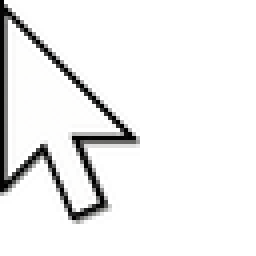
#> input picture assets/cursors-src/arrow.png, 64 x 64 px (shown 4 times larger); its folder holds 4 pictures in this run
$ python pack_cursor_assets.py
#> lines starting #> are read from the running program, lines starting #| are printed output that depends on the picture
#!/usr/bin/env python3
"""把 Codex 生成的高清光标 PNG 打包成 compositor 消费的 `.lc2` 资产。

普通构建只消费 `assets/cursor*.lc2`；本脚本只在更换光标图形时手动运行
（需要 Pillow，优先使用 `target/fontenv` 虚拟环境）。它取代了旧的程序化
1bpp 绘制脚本（generate_cursor*.py），改由 `assets/cursors-src/*.png` 提供
真彩带 alpha 的图形。

输入：`assets/cursors-src/{arrow,pointer,resize-ns,resize-ew,resize-nesw,
resize-nwse}.png`，每个 64×64 RGBA。
输出：对应的 `assets/cursor{,-pointer,-resize-ns,...}.lc2`。

文件布局（小端，与 `user/compositor/src/cursor.rs` 的解析契约一致）：
8B magic `LCR2\\0\\0\\0\\x02`、u32 width、u32 height、u32 hot_x、u32 hot_y，随后
width*height*4 字节
**预乘** ARGB8888，行主序、上到下。每像素 4 字节按 `[B, G, R, A]` 顺序存放，
使 compositor 侧 `u32::from_le_bytes` 得到 `0xAARRGGBB`——正是 scanout 的
`over()` 期望的预乘形式（直 alpha 会让柔和边缘过亮）。
"""

from __future__ import annotations

import hashlib
import struct
from pathlib import Path

try:
    from PIL import Image
except ModuleNotFoundError as error:
    raise SystemExit(
        "pack-cursor-assets requires Pillow; normal builds consume the checked .lc2 assets"
    ) from error

ROOT = Path(__file__).resolve().parents[1]
SOURCE = ROOT / "assets/cursors-src"
MAGIC = b"LCR2\0\0\0\x02"
# 光标物理边长。源图 64×64 高清绘制，按此尺寸抗锯齿降采样后打包；
# 48 物理像素对应 HiDPI 下的 24 逻辑像素。
SIZE = 48

# 源 PNG 文件名 →（输出 .lc2 文件名，目标 48×48 物理像素热点）。热点是图形语义的一部分；
# 若只在 compositor 按 shape index 猜测，换图后指尖与 pointer position 会再次分离。
SHAPES = {
    "arrow": ("cursor", (0, 0)),
    "pointer": ("cursor-pointer", (18, 0)),
    "resize-ns": ("cursor-resize-ns", (24, 24)),
    "resize-ew": ("cursor-resize-ew", (24, 24)),
    "resize-nesw": ("cursor-resize-nesw", (24, 24)),
    "resize-nwse": ("cursor-resize-nwse", (24, 24)),
}


def pack(image: Image.Image, hotspot: tuple[int, int]) -> bytes:
    """把 RGBA 图像及其语义热点打包为 checked cursor asset。"""
    hot_x, hot_y = hotspot
    if not (0 <= hot_x < SIZE and 0 <= hot_y < SIZE):
        raise ValueError(f"cursor hotspot outside {SIZE}x{SIZE}: {hotspot!r}")
    payload = bytearray()
    for y in range(SIZE):
        for x in range(SIZE):
            r, g, b, a = image.getpixel((x, y))
            # 预乘：颜色通道按 alpha 缩放，over() 直接相加不再乘 alpha。
            # +127 后整除 255 做四舍五入，与 Rust 侧 over() 的舍入一致。
            pr = (r * a + 127) // 255
            pg = (g * a + 127) // 255
            pb = (b * a + 127) // 255
            payload.extend((pb, pg, pr, a))
    return MAGIC + struct.pack("<IIII", SIZE, SIZE, hot_x, hot_y) + bytes(payload)


def main() -> None:
    """把每个源 PNG 打包为对应的 `.lc2` 并打印 identity。"""
    for source_name, (output_name, hotspot) in SHAPES.items():
        source = SOURCE / f"{source_name}.png"
        image = Image.open(source).convert("RGBA")
#> image is the input picture: PIL image 64x64 RGBA; mean R, G, B, A 48.9, 48.6, 48.7, 58.7
        # 源图为高清绘制（≥ SIZE）；抗锯齿降采样到目标物理尺寸，保清晰控大小。
        if image.size != (SIZE, SIZE):
            image = image.resize((SIZE, SIZE), Image.LANCZOS)
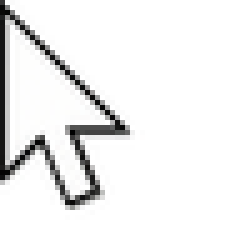
#> image: PIL image 48x48 RGBA (shown 5 times larger); mean R, G, B, A 46.7, 46.5, 46.4, 58.8; transparent parts drawn white
        blob = pack(image, hotspot)
        output = ROOT / "assets" / f"{output_name}.lc2"
        output.write_bytes(blob)
        print(
            f"{output}: {SIZE}x{SIZE}, hotspot={hotspot}, {len(blob)} bytes, "
            f"sha256={hashlib.sha256(blob).hexdigest()}"
        )
#| assets/cursor.lc2: 48x48, hotspot=(0, 0), 9240 bytes, sha256=e2b7d68db736356a6d98f9ae99eeb75c6b70dbb8d74d500aeb3c3c7a8e11ea8f
#> pass 2 of the loop in main, `for source_name, (output_name, hotspot) in SHAPES.items():`:
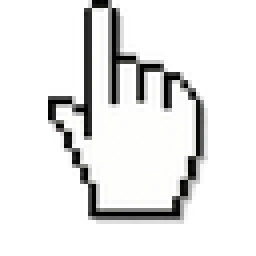
#> input picture assets/cursors-src/pointer.png, 64 x 64 px (shown 4 times larger)
#> in main, image is the input picture: PIL image 64x64 RGBA; mean R, G, B, A 63.2, 62.9, 63, 80.9
#> in main, `image = image.resize((SIZE, SIZE), Image.LANCZOS)`:
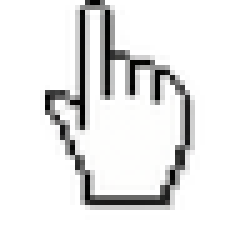
#> image: PIL image 48x48 RGBA (shown 5 times larger); mean R, G, B, A 61.2, 61.1, 61, 81; transparent parts drawn white
#| assets/cursor-pointer.lc2: 48x48, hotspot=(18, 0), 9240 bytes, sha256=217afe552029e5703e70e4f01df9d38740252fb6e0e6796db5b2cdc274378716


if __name__ == "__main__":
#> (the run stopped early here; a loop or call above may not have finished)
